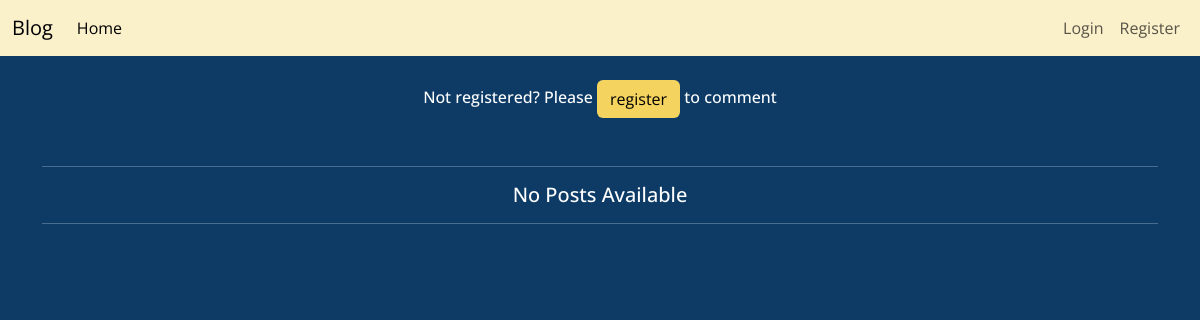
/, run on an earlier commit of the app's database.
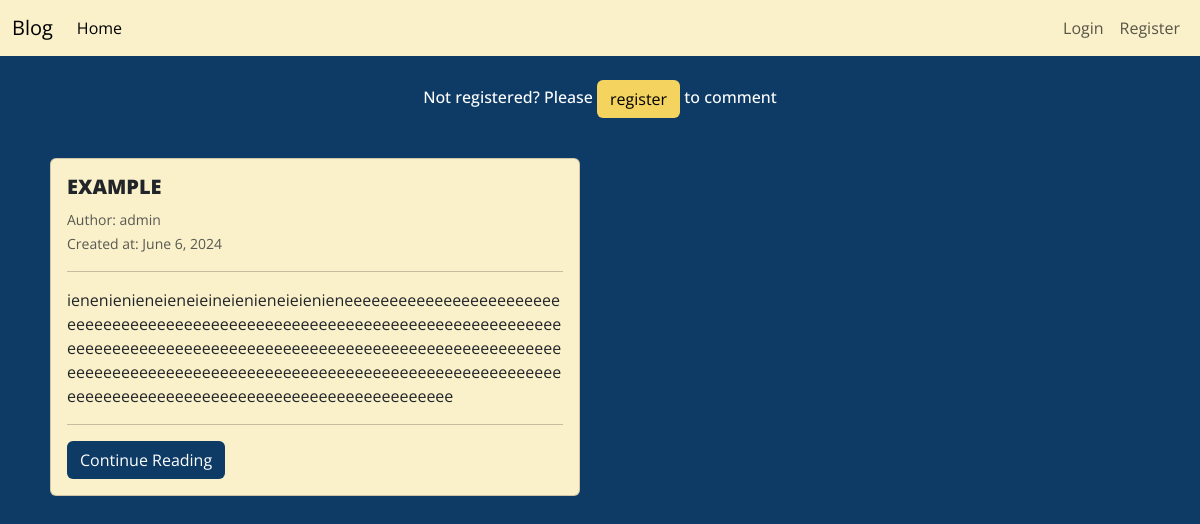
And on a later commit of the database.
### posts/models.py (models this page shows, shortened)
class Post(models.Model):
    title = models.CharField(max_length=50)
    content = models.TextField()
    partial_content_to_show = models.CharField(max_length=300, blank=True)
    author = models.ForeignKey(CustomUser, on_delete=models.DO_NOTHING, null=True)
    likes = models.IntegerField(default=0)
    dislikes = models.IntegerField(default=0)
    created_at = models.DateTimeField(auto_now_add=True)
    post_image = models.ImageField(upload_to="images/post_images", null=True, blank=True)

### users/models.py (models this page shows, shortened)
class CustomUser(AbstractUser):
    ROLE_CHOICES = [
        ("ADM", "Administrator"),
        ("AUT", "Author"),
        ("SUB", "Subscriber"),
    ]
    username = models.CharField(max_length=150, unique=True)
    role = models.CharField(max_length=3, choices=ROLE_CHOICES, default='SUB')
    created_at = models.DateTimeField(auto_now_add=True)
    profile_image = models.ImageField(upload_to="images/profile_pics", null=True, blank=True)
    def __str__(self):
        return self.username

### posts/views.py (the view)
# urls.py: path('', PostList.as_view(), name='post-list'),
class PostList(ListView):
    model = Post
    template_name = 'posts/post_list.html'
    context_object_name = 'post_list'

### templates/posts/post_list.html (shortened to what this page needs)
{% extends 'base_template.html' %}
{% block content %}
<div class="container">
    {% if post_list %}
    <div class="row">
        {% for post in post_list %}
        <div class="col-md-6">
            <div class="card m-2 card-color">
                <div class="card-body">
                    <h5 class="card-title fw-bold text-uppercase"><b>{{ post.title }}</b></h5>
                    <p class="card-text">
                        <small class="text-muted">Author: {{ post.author }}</small>
                        <br>
                        <small class="text-muted">Created at: {{ post.created_at.date }}</small>
                    </p>
                    <hr>
                    <div class="card-text fw-normal" >
                        {{ post.partial_content_to_show }}
                    </div>
                    <hr>
                    <a href="{% url 'posts:post-details' pk=post.id %}" class="btn btn-outline"">
                        Continue Reading
                    </a>
                </div>
            </div>
        </div>
        {% endfor %}
    </div>
    {% else %}
        <div class="text-center messages-in-main-page">
            <hr>
            <h5>No Posts Available</h5>
            <hr>
        </div>
    {% endif %}
</div>
{% endblock %}

### templates/base_template.html (shortened to what this page needs)
{% load static %}
<!doctype html>
<html lang="en">
  <head>
    <link href="https://cdn.jsdelivr.net/npm/bootstrap@5.3.3/dist/css/bootstrap.min.css"
        rel="stylesheet"
>
    <link rel="stylesheet" href="{% static 'css/style.css' %}">
    <link rel="stylesheet"
          href="https://cdnjs.cloudflare.com/ajax/libs/font-awesome/6.5.2/css/all.min.css"
 />
  </head>
  <body>
    <nav class="navbar navbar-expand-lg blog-navbar">
      <div class="container-fluid">
        <a class="navbar-brand" href="{% url 'posts:post-list' %}">Blog</a>
        <div class="collapse navbar-collapse" id="navbarNavDropdown">
          <ul class="navbar-nav">
            <li class="nav-item">
              <a class="nav-link active" aria-current="page" href="{% url 'posts:post-list' %}">Home</a>
            </li>
          </ul>
        </div>
        {% if user.is_authenticated %}
        <div class="collapse navbar-collapse d-flex" id="navbarNavDropdown">
          <ul class="navbar-nav ms-auto d-flex align-items-center">
              <li class="nav-item">
                <p class="text-center mb-0"><b>Hi {{ user.username }}</b></p>
              </li>
              {% if user.profile_image %}
              <li class="nav-item">
                <a href="{% url 'users:user-details' pk=user.id %}">
                  <img src="{{ user.profile_image.url }}" alt="{{ user.username }}'s profile image" class="profile-image">
                </a>
              </li>
              {% else %}
              <li class="nav-item">
                <a class="nav-link" href="{% url 'users:user-details' pk=user.id %}">View Profile</a>
              </li>
              {% endif %}
              <li class="nav-item dropdown">
                <a class="nav-link dropdown-toggle" href="#" role="button" data-bs-toggle="dropdown" aria-expanded="false">
                  Actions
                </a>
                <ul class="dropdown-menu dropdown-menu-end"">
                  <li>
                    <a class="nav-link" href="{% url 'users:edit' pk=user.id %}">Edit Profile</a>
                  </li>
                  <li>
                    <a class="nav-link" href="{% url 'users:change-password' pk=user.id %}">Change Password</a>
                  </li>
                  {% if user.role == 'ADM' or user.role == 'AUT' %}
                  <li>
                    <a class="nav-link" href="{% url 'posts:post-create' %}">Create Post</a>
                  </li>
                  {% endif %}
                  {% if user.role == 'ADM' %}
                  <li>
                    <a class="nav-link" href="{% url 'users:register' %}">Create User</a>
                  </li>
                  <li class="nav-item">
                    <a class="nav-link" href="{% url 'users:user-list' %}">Visualize Users</a>
                  </li>
                  {% endif %}
                  <li><hr class="dropdown-divider"></li>
                  <li>
                    <form method="post" action="{% url 'users:logout' %}">
                      {% csrf_token %}
                      <button type="submit" class="btn-link nav-link">Logout</button>
                    </form>
                  </li>
                </ul>
              </li>
          </ul>
        </div>
        {% else %}
        <div class="collapse navbar-collapse" id="navbarNavDropdown">
          <ul class="navbar-nav ms-auto">
              <li class="nav-item">
                <a class="nav-link" href="{% url 'users:login' %}">Login</a>
              </li>
              <li class="nav-item">
                <a class="nav-link" href="{% url 'users:register' %}">Register</a>
              </li>
          </ul>
        </div>
        {% endif %}
      </div>
    </nav>
    {% if not user.is_authenticated %}
        <div class="text-center messages-in-main-page">
          <br>
          <h6>Not registered? Please <a id="register-button" class="btn btn-outline" href="{% url 'users:register' %}">register</a> to comment</h6>
          <br>
        </div>
    {% endif %}
    {% block content %}{% endblock %}
  </body>
</html>

### static/css/style.css (style rules this page uses)
:root { --main-color: #0d3b66; --forms-color: #faf0ca; --components-color: #0d3b66; --hold-components-color: #f4d35e; --foreground-components-color: white; --foreground-hold-components-color: black; }
.blog-navbar { background-color: var(--forms-color); }
body { background-color: var(--main-color); color: black; font-family: "Open Sans", sans-serif; }
.btn { background-color: var(--components-color); color: var(--foreground-components-color); }
.card-color { background-color: var(--forms-color); }
.messages-in-main-page { color: white; }
#register-button { background-color: var(--hold-components-color); color: black; }

What changed in the data, as far as the page shows it:
added Post: title "EXAMPLE", author "admin", created_at "June 6, 2024", partial_content_to_show "ienenienieneieneieineienieneieienieneeeeeeeeeeeeeeeeeeeeeeeeeeeeeeeeeeeeeeeeeeeeeeeeeeeeeeeeeeeeeeeeeeeeeeeeeeeeeeeeeeeeeeeeeeeeeeeeeeeeeeeeeeeeeeeeeeeeeeeeeeeeeeeeeeeeeeeeeeeeeeeeeeeeeeeeeeeeeeeeeeeeeeeeeeeeeeeeeeeeeeeeeeeeeeeeeeeeeeeeeeeeeeeeeeeeeeeeeeeeeeeeeeeeeeee"
Also different on the page:
text no longer shown: "No Posts Available"
